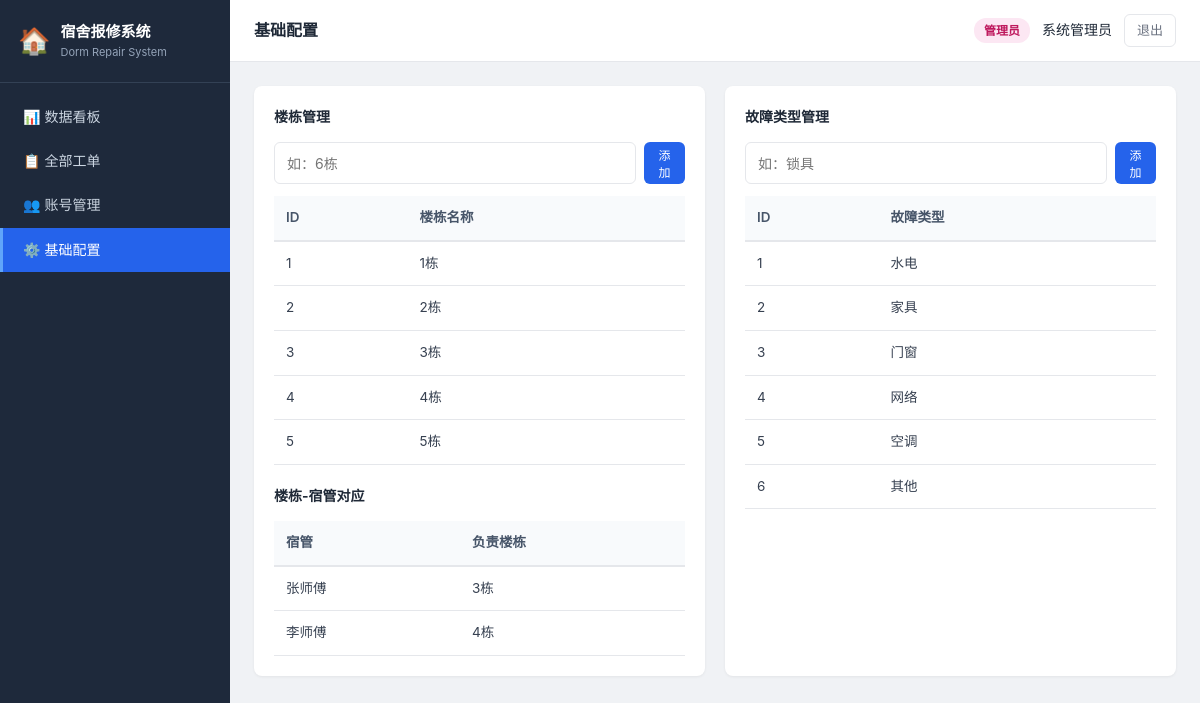
Screenshot of /admin/config (signed in) with the database file from the repository.
### tables this page shows
CREATE TABLE buildings (
        id INTEGER PRIMARY KEY AUTOINCREMENT,
        name TEXT UNIQUE NOT NULL
    );

CREATE TABLE users (
        id INTEGER PRIMARY KEY AUTOINCREMENT,
        username TEXT UNIQUE NOT NULL,
        password_hash TEXT NOT NULL,
        name TEXT NOT NULL,
        role TEXT NOT NULL CHECK(role IN ('student','dorm_manager','admin')),
        building TEXT,
        phone TEXT,
        status TEXT NOT NULL DEFAULT 'active' CHECK(status IN ('active','disabled')),
        created_at TEXT NOT NULL
    );

CREATE TABLE fault_types (
        id INTEGER PRIMARY KEY AUTOINCREMENT,
        name TEXT UNIQUE NOT NULL
    );

### app.py (the view)
@app.route('/admin/config')
@login_required
@role_required('admin')
def admin_config():
    conn = get_conn()
    buildings = conn.execute("SELECT * FROM buildings ORDER BY id").fetchall()
    fault_types = conn.execute("SELECT * FROM fault_types ORDER BY id").fetchall()
    managers = conn.execute(
        "SELECT id,name,building FROM users WHERE role='dorm_manager' ORDER BY id"
    ).fetchall()
    conn.close()
    return render_template('admin/config.html', buildings=buildings,
                           fault_types=fault_types, managers=managers)

### app.py (called while the page is built)
def login_required(f):
    @wraps(f)
    def wrap(*args, **kwargs):
        if 'user_id' not in session:
            return redirect(url_for('login'))
        return f(*args, **kwargs)
    return wrap

def role_required(*roles):
    def decorator(f):
        @wraps(f)
        def wrap(*args, **kwargs):
            if session.get('role') not in roles:
                abort(403)
            return f(*args, **kwargs)
        return wrap
    return decorator

### db.py (called while the page is built)
def get_conn():
    conn = sqlite3.connect(DB_PATH)
    conn.row_factory = sqlite3.Row
    conn.execute("PRAGMA foreign_keys = ON")
    return conn

### templates/admin/config.html (shortened to what this page needs)
{% extends "base.html" %}
{% block page_title %}基础配置{% endblock %}
{% block content %}
<div class="chart-row">
  <div class="chart-box">
    <h3>楼栋管理</h3>
    <form method="post" action="{{ url_for('admin_add_building') }}" style="display:flex;gap:8px;margin-bottom:12px;">
      <input type="text" name="name" class="form-control" placeholder="如：6栋" required>
      <button type="submit" class="btn btn-primary btn-sm">添加</button>
    </form>
    <table class="data-table">
      <thead><tr><th>ID</th><th>楼栋名称</th></tr></thead>
      <tbody>
        {% for b in buildings %}
        <tr><td>{{ b.id }}</td><td>{{ b.name }}</td></tr>
        {% endfor %}
      </tbody>
    </table>
    <h3 style="margin-top:20px;">楼栋-宿管对应</h3>
    <table class="data-table">
      <thead><tr><th>宿管</th><th>负责楼栋</th></tr></thead>
      <tbody>
        {% for m in managers %}
        <tr><td>{{ m.name }}</td><td>{{ m.building or '未分配' }}</td></tr>
        {% endfor %}
      </tbody>
    </table>
  </div>
  <div class="chart-box">
    <h3>故障类型管理</h3>
    <form method="post" action="{{ url_for('admin_add_fault_type') }}" style="display:flex;gap:8px;margin-bottom:12px;">
      <input type="text" name="name" class="form-control" placeholder="如：锁具" required>
      <button type="submit" class="btn btn-primary btn-sm">添加</button>
    </form>
    <table class="data-table">
      <thead><tr><th>ID</th><th>故障类型</th></tr></thead>
      <tbody>
        {% for f in fault_types %}
        <tr><td>{{ f.id }}</td><td>{{ f.name }}</td></tr>
        {% endfor %}
      </tbody>
    </table>
  </div>
</div>
{% endblock %}

### static/css/style.css (style rules this page uses)
:root { --primary: #2563eb; --primary-dark: #1d4ed8; --primary-light: #dbeafe; --bg: #f0f2f5; --surface: #ffffff; --border: #e5e7eb; --text: #1f2937; --text-muted: #6b7280; --success: #16a34a; --warning: #d97706; --danger: #dc2626; --radius: 8px; --sidebar-w: 230px; }
* { box-sizing: border-box; margin: 0; padding: 0; }
body { font-family: -apple-system, BlinkMacSystemFont, "Segoe UI", "PingFang SC", "Microsoft YaHei", sans-serif; background: var(--bg); color: var(--text); font-size: 14px; line-height: 1.6; }
table.data-table { width: 100%; border-collapse: collapse; font-size: 13.5px; }
table.data-table th { background: #f8fafc; color: #475569; font-weight: 600; padding: 11px 12px; text-align: left; border-bottom: 2px solid var(--border); white-space: nowrap; }
table.data-table td { padding: 11px 12px; border-bottom: 1px solid var(--border); color: #374151; }
.btn { display: inline-block; padding: 7px 16px; border-radius: 6px; border: none; font-size: 13.5px; cursor: pointer; text-decoration: none; font-weight: 500; transition: all .15s; }
.btn-primary { background: var(--primary); color: #fff; }
.btn-sm { padding: 4px 10px; font-size: 12px; }
.form-control { width: 100%; padding: 8px 12px; border: 1px solid var(--border); border-radius: 6px; font-size: 14px; font-family: inherit; transition: border-color .15s; }
.chart-row { display: grid; grid-template-columns: 1fr 1fr; gap: 20px; margin-bottom: 20px; }
.chart-box { background: var(--surface); border-radius: var(--radius); padding: 20px; box-shadow: 0 1px 3px rgba(0,0,0,.06); }
.chart-box h3 { font-size: 14px; margin-bottom: 14px; color: var(--text); }

### rows the page displays
buildings: id "1", name "1栋"
buildings: id "2", name "2栋"
buildings: id "3", name "3栋"
buildings: id "4", name "4栋"
buildings: id "5", name "5栋"
users: name "张师傅", building "3栋"
users: name "李师傅", building "4栋"
fault_types: id "1", name "水电"
fault_types: id "2", name "家具"
fault_types: id "3", name "门窗"
fault_types: id "4", name "网络"
fault_types: id "5", name "空调"
fault_types: id "6", name "其他"

### other values shown
{{ session.name }} "系统管理员"
